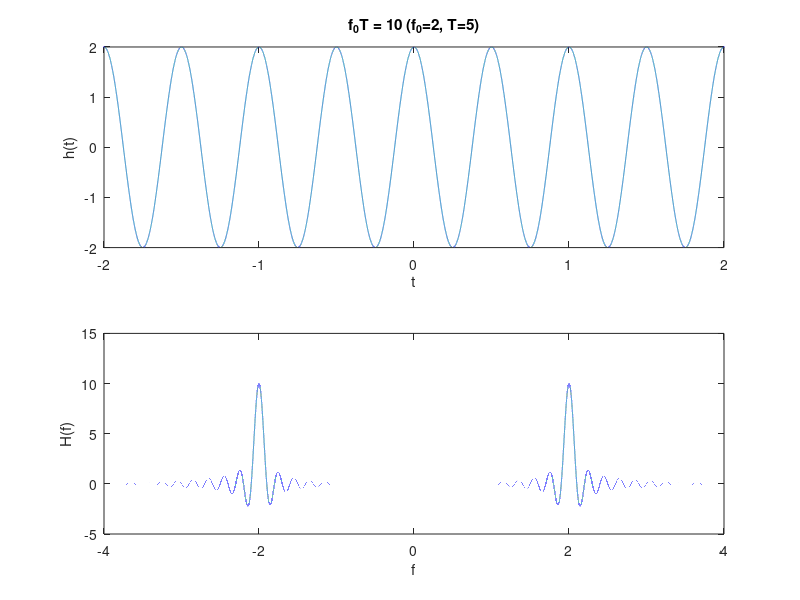
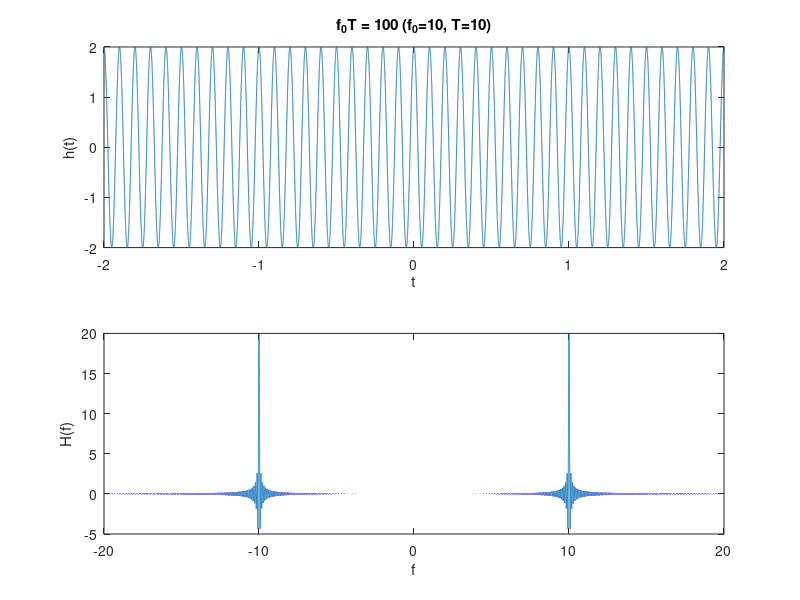
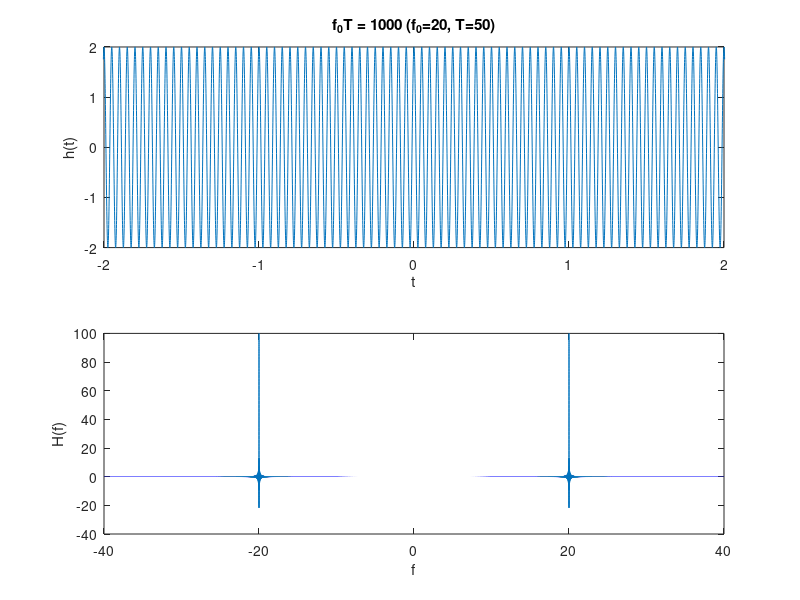

MATLAB code for these plots, in order:
clc;
clear;
close;

for n = 1:3
    T = [5 10 50];
    t = -T(n):T(n)/100000:T(n);
    A = 2;
    f0 = 10^n/T(n);
    h = A*cos(2*pi*f0*t);
    figure(n);
    subplot(2,1,1);
    plot(t,h);
    title(sprintf('f_0T = %d (f_0=%d, T=%d)', 10^n, f0, T(n)));
    xlabel('t'); ylabel('h(t)');
    xlim([-2 2]);
    Q = @(f) sin(2*pi*f*T(n))./(2*pi*f*T(n));
    f = -2*f0:f0/100000:2*f0;
    H = A*T(n)*(Q(f+f0)+Q(f-f0));
    subplot(2,1,2);
    plot(f,H);
    xlabel('f'); ylabel('H(f)'); 
end
